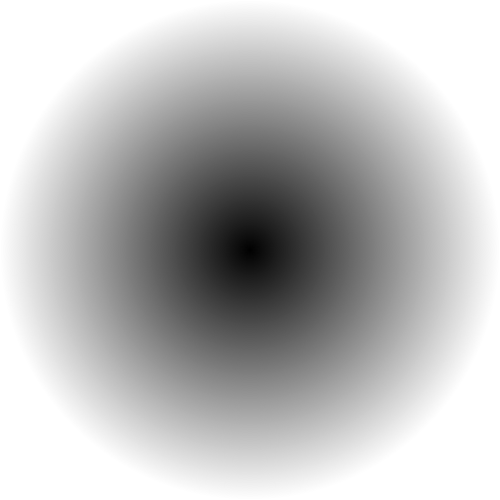
Frame 1 (no input)
Frame 60 (the mouse pressed at the canvas centre just before this capture): identical to frame 1, image omitted
Frame 120 (the mouse held since frame 60 and released just before this capture): identical to frame 1, image omitted

The Processing sketch that drew this single still picture (run headless with seeded random() and noise(); from frame 60 on, the mouse is pressed at the canvas centre):

// Processing sketch: color_gradation5
// ── color_gradation5.pde
void setup() {
    size(500,500);
    noStroke();
}

void draw() {
  background(255);
  color f = color(0);
  color t = color(255);
  for (int i=width; i>0; i--) {
    float amt = map(i,0,width,0.0,1.0);
    color c = lerpColor(f,t,amt);
    fill(c);
    ellipse(width/2,height/2,i,i);
  }
}
